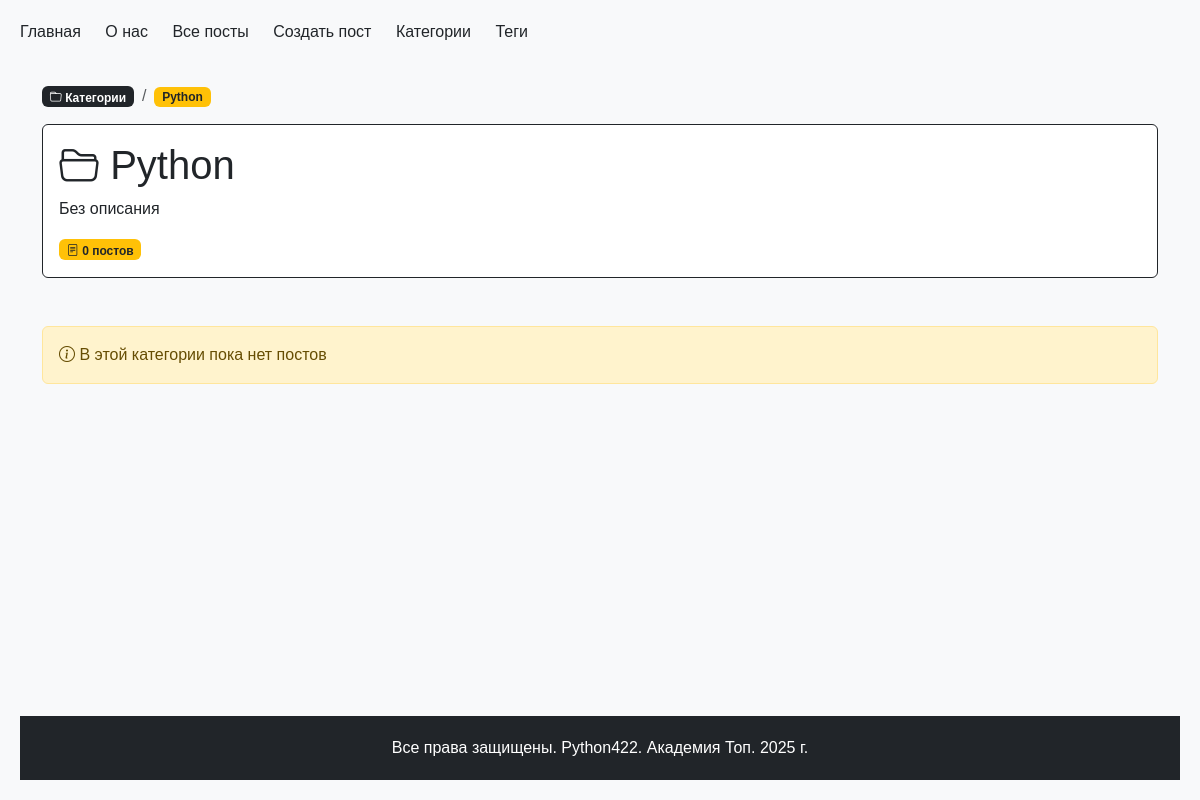
The app's page /posts/categories/python/, older data.
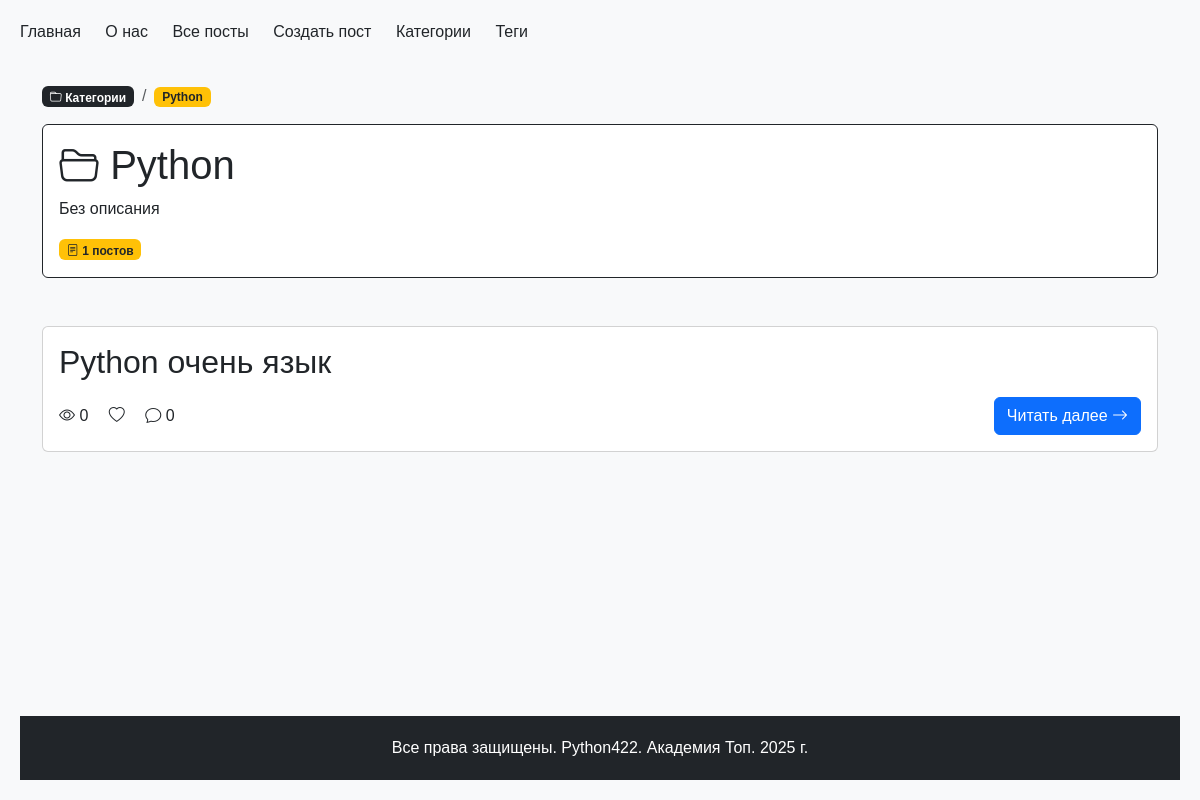
The same page, newer data.
### python_blog/models.py (models this page shows, shortened)
class Category(models.Model):
    name = models.CharField(max_length=200, verbose_name="Название")
    slug = models.SlugField(max_length=250, unique=True, verbose_name="Слаг")
    description = models.TextField(
        blank=True, null=True, default="Без описания", verbose_name="Описание"
    )
    class Meta:
        verbose_name = "Категория"
        verbose_name_plural = "Категории"
        ordering = ["name"]

class Post(models.Model):
    STATUS_CHOICES = [
        ("draft", "Черновик"),
        ("review", "На проверке"),
        ("reviewed", "Проверено"),
        ("published", "Опубликовано"),
    ]
    title = models.CharField(max_length=100, unique=True, verbose_name="Заголовок")
    slug = models.SlugField(max_length=250, unique=True, verbose_name="Слаг", blank=True, null=True)
    content = models.TextField(verbose_name="Контент")
    author = models.ForeignKey(get_user_model(), on_delete=models.CASCADE, verbose_name="Автор", related_name="posts", default=None, null=True)
    created_at = models.DateTimeField(auto_now_add=True, verbose_name="Дата создания")
    updated_at = models.DateTimeField(auto_now=True, verbose_name="Дата обновления")
    views = models.PositiveIntegerField(default=0, verbose_name="Просмотры")
    status = models.CharField(
        max_length=10, choices=STATUS_CHOICES, default="review", verbose_name="Статус"
    )
    category = models.ForeignKey(
        "Category",  # Ссылка на модель Category
        on_delete=models.SET_NULL,  # При удалении категории, установить значение NULL
        blank=True,  # Не требуем в формах заполнения
        null=True,  # Разрешаем значение NULL в базе данных
        related_name="posts",  # Имя обратной связи
        default=None,  # По умолчанию значение NULL
        verbose_name="Категория",
    )
    tags = models.ManyToManyField("Tag", related_name="posts", verbose_name="Теги")
    class Meta:
        ordering = ["-created_at"]
        verbose_name = "Пост"
        verbose_name_plural = "Посты"

### python_blog/views.py (the view)
# urls.py: path("categories/<slug:category_slug>/", category_detail, name="category_detail"),
def category_detail(request, category_slug):
    category = Category.objects.filter(slug=category_slug).first()
    posts = Post.objects.filter(category=category)
    return render(
        request, "category_detail.html", {"category": category, "posts": posts}
    )

### python_blog/context_processors.py (called while the page is built)
def menu_items(request):
    menu = [
        {"title": "Главная", "url_name": "main"},
        {"title": "О нас", "url_name": "about"},
        {"title": "Все посты", "url_name": "blog:posts"},
        {"title": "Создать пост", "url_name": "blog:post_create"},
        {"title": "Категории", "url_name": "blog:categories"},
        {"title": "Теги", "url_name": "blog:tags"},
    ]
    current_url_name = request.resolver_match.view_name
    for item in menu:
        item['is_active'] = current_url_name == item['url_name']
    return {'menu_items': menu}

### python_blog/templates/category_detail.html (shortened to what this page needs)
{% extends "base.html" %}
{% block content %}
<div class="container mt-4">
    <div class="row mb-4">
        <div class="col-12">
            <nav aria-label="breadcrumb">
                <ol class="breadcrumb d-flex align-items-center">
                    <li class="breadcrumb-item">
                        <a href="{% url 'blog:categories' %}" class="badge bg-dark text-white text-decoration-none">
                            <i class="bi bi-folder"></i> Категории
                        </a>
                    </li>
                    <li class="breadcrumb-item">
                        <span class="badge bg-warning text-dark">{{ category.name }}</span>
                    </li>
                </ol>
            </nav>
            <div class="card border-dark mb-4">
                <div class="card-body">
                    <h1 class="card-title text-dark">
                        <i class="bi bi-folder2-open"></i> {{ category.name }}
                    </h1>
                    <p class="card-text">{{ category.description }}</p>
                    <span class="badge bg-warning text-dark">
                        <i class="bi bi-file-text"></i> {{ category.posts.count }} постов
                    </span>
                </div>
            </div>
        </div>
    </div>
    <div class="row">
        <div class="col-12">
            {% for post in posts %}
                {% include 'post_preview_include.html' %}
            {% empty %}
                <div class="alert alert-warning">
                    <i class="bi bi-info-circle"></i> В этой категории пока нет постов
                </div>
            {% endfor %}
        </div>
    </div>
</div>
{% endblock %}

### python_blog/templates/post_preview_include.html (shortened to what this page needs)
<div class="card mb-4">
    <div class="card-body">
        <h2 class="card-title">{{ post.title }}</h2>
        <div class="d-flex justify-content-between align-items-center">
            <div class="stats">
                <span class="me-3"><i class="bi bi-eye"></i> {{ post.views }}</span>
                <span class="me-3"><i class="bi bi-heart"></i> {{ post.likes }}</span>
                <span><i class="bi bi-chat"></i> {{ post.comments|length }}</span>
            </div>
            <a href="{% url 'blog:post_detail' post.slug %}" class="btn btn-primary">
                Читать далее <i class="bi bi-arrow-right"></i>
            </a>
        </div>
    </div>
</div>

Row changes from the older to the newer data that the page shows:
computed for Category "Python": posts.count "0" → "1"
added Post: title "Python очень язык", views "0", comments|length "0"
Text that changed along with them:
text no longer shown: "В этой категории пока нет постов"
